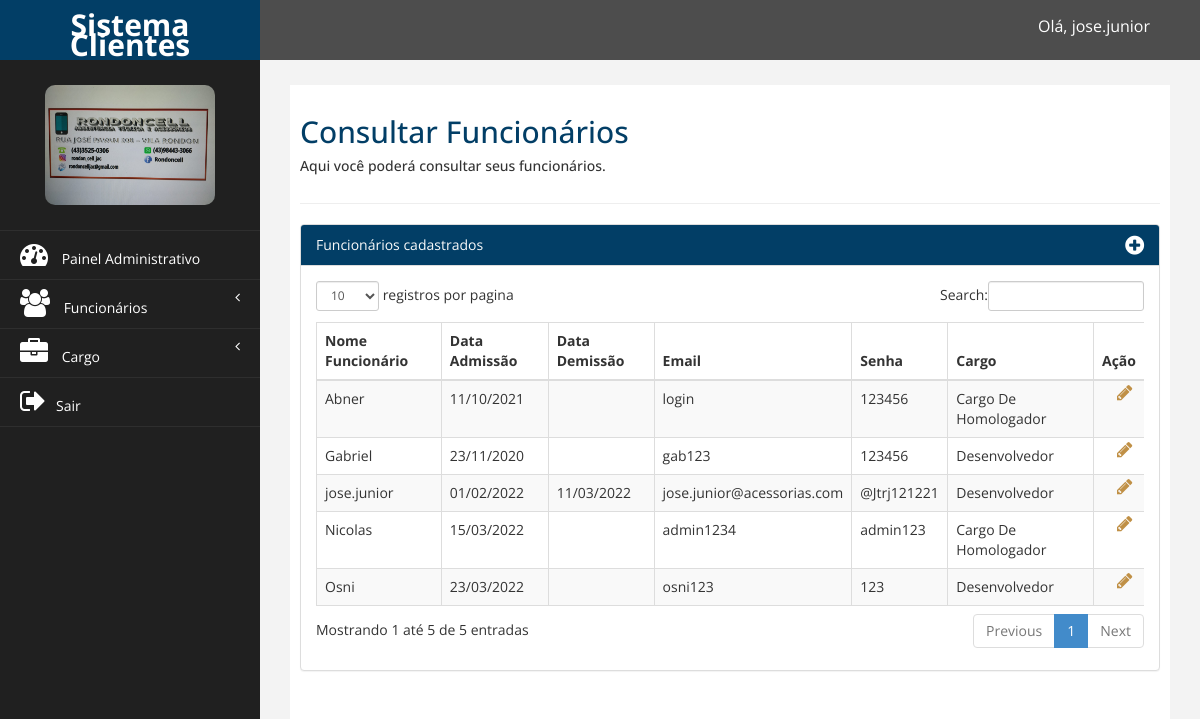
/financeiro/admin/consultar_funcionario.php (signed in), run on the app's committed database.
### tables this page shows
CREATE TABLE `tb_funcionario` (
  `id_funcionario` int NOT NULL AUTO_INCREMENT,
  `nome_funcionario` varchar(100) NOT NULL,
  `data_admissao` date NOT NULL,
  `data_demissao` date DEFAULT NULL,
  `funcionario_email` varchar(45) NOT NULL,
  `funcionario_senha` varchar(45) NOT NULL,
  `id_empresa` int NOT NULL,
  `id_cargo` int NOT NULL,
  PRIMARY KEY (`id_funcionario`),
  KEY `fk_tb_funcionario_tb_empresa1_idx` (`id_empresa`),
  KEY `fk_tb_funcionario_tb_cargo1_idx` (`id_cargo`),
  CONSTRAINT `fk_tb_funcionario_tb_empresa1` FOREIGN KEY (`id_empresa`) REFERENCES `tb_empresa` (`id_empresa`)
);

CREATE TABLE `tb_cargo` (
  `id_cargo` int NOT NULL AUTO_INCREMENT,
  `nome_cargo` varchar(45) NOT NULL,
  `descricao_cargo` varchar(100) NOT NULL,
  `id_empresa` int NOT NULL,
  PRIMARY KEY (`id_cargo`),
  KEY `fk_tb_cargo_tb_empresa_idx` (`id_empresa`)
);

### DAO/FuncionarioDAO.php (called while the page is built, shortened)
<?php
require_once 'UtilDAO.php';
class FuncionarioDAO extends Conexao{
    public function ConsultarFuncionario(){
        $conexao = parent::retornaConexao();
        $comando_sql = 'Select id_funcionario, nome_funcionario, data_admissao, data_demissao, funcionario_email, funcionario_senha,
                               tb_cargo.nome_cargo as nome_cargo
                                 from tb_funcionario
                                  inner join tb_cargo on
                                  tb_funcionario.id_cargo = tb_cargo.id_cargo where tb_funcionario.id_empresa = ?';
        $sql= $conexao->prepare($comando_sql);
        $sql->bindValue(1,UtilDAO::CodigoEmpresa());
        $sql->execute();
        return $sql->fetchAll(PDO::FETCH_ASSOC);
    }
}

### DAO/UtilDAO.php (called while the page is built, shortened)
<?php
class UtilDAO{
    public static function CodigoEmpresa()
    {
        return $_SESSION['cod'];
    }
    public static function ExibirDataBr($data){
        if ($data == "") {
            return "";
        }
        else{
        $data_array = explode('-', $data);
        $data_br = $data_array[2]. '/' . $data_array[1] . '/' . $data_array[0];
        return $data_br;
    }
    }
}

### financeiro/admin/consultar_funcionario.php (the view, shortened to what this page needs)
<?php
require_once '../../DAO/UtilDAO.php';
require_once '../../DAO/FuncionarioDAO.php';
$objFuncionario = new FuncionarioDAO();
$funcionarios = $objFuncionario->ConsultarFuncionario();
?>
<!DOCTYPE html>
<html xmlns="http://www.w3.org/1999/xhtml">
<?php include_once('_head.php'); ?>
<body>
    <div id="wrapper">
        <?php include_once('_topo.php'); ?>
        <?php include_once('_menu.php'); ?>
        <div id="page-wrapper">
            <div id="page-inner">
                <div class="row">
                    <div class="col-md-12">
                        <h2>Consultar Funcionários</h2>
                        <h5>Aqui você poderá consultar seus funcionários. </h5>
                    </div>
                </div>
                <hr />
                <div class="row">
                <div class="col-md-12">
                    <div class="panel panel-default">
                        <div class="panel-heading">
                             Funcionários cadastrados <span> <a style="color:white;" href="novo_funcionario.php"><i title="Criar Novo Funcionário" style="font-size: 22px;float: right;" class="fa fa-plus-circle"></i></a></span>
                        </div>
                        <div class="panel-body">
                            <div class="table-responsive">
                                <table class="table table-striped table-bordered table-hover" id="dataTables-example">
                                    <thead>
                                        <tr>
                                            <th>Nome Funcionário</th>
                                            <th>Data Admissão</th>
                                            <th>Data Demissão</th>
                                            <th>Email</th>
                                            <th>Senha</th>
                                            <th>Cargo</th>
                                            <th>Ação</th>
                                        </tr>
                                    </thead>
                                    <tbody>
                                    <?php for ($i=0; $i<count($funcionarios) ; $i++) {?>
                                        <tr class="odd gradeX">
                                            <td><?= $funcionarios[$i]['nome_funcionario']?></td>
                                            <td><?= UtilDAO::ExibirDataBr($funcionarios[$i]['data_admissao'])?></td>
                                            <td><?= UtilDAO::ExibirDataBr($funcionarios[$i]['data_demissao'])?></td>
                                            <td><?= $funcionarios[$i]['funcionario_email']?></td>
                                            <td><?= $funcionarios[$i]['funcionario_senha']?></td>
                                            <td><?= $funcionarios[$i]['nome_cargo']?></td>
                                            <td style="padding: 3px 1px 3px 3px;">
                                                <a href="alterar_funcionario.php?cod=<?=$funcionarios[$i]['id_funcionario']?>"><i title="Alterar Cargo" style=" color:#c09046; font-size:18px;margin-left:20px; margin-right:5px" class="fa fa-pencil"></i></a>
                                            </td>
                                        </tr>
                                     <?php } ?>
                                    </tbody>
                                </table>
                            </div>
                        </div>
                    </div>
                </div>
            </div>
            </div>
        </div>
    </div>
</body>
</html>

### financeiro/admin/assets/css/custom.css (style rules this page uses)
body { font-family: 'Open Sans', sans-serif; }
#wrapper { width: 100%; background:#202020; }
#page-wrapper { padding: 15px 15px; min-height: 600px; background:#F3F3F3; }
#page-inner { width:100%; margin:10px 20px 10px 0px; background-color:#fff!important; padding:10px; min-height:1200px; }
h2 { color: #023e66; }
@media (min-width:768px) { #page-wrapper { margin: 0 0 0 260px; padding: 15px 30px; min-height: 1200px; } }

### data on the page
tb_funcionario: nome_funcionario "jose.junior", data_admissao "01/02/2022", data_demissao "11/03/2022", funcionario_email "jose.junior@acessorias.com", funcionario_senha "@Jtrj121221", id_cargo.nome_cargo "Desenvolvedor"
tb_funcionario: nome_funcionario "Abner", data_admissao "11/10/2021", funcionario_email "login", funcionario_senha "123456", id_cargo.nome_cargo "Cargo De Homologador"
tb_funcionario: nome_funcionario "Nicolas", data_admissao "15/03/2022", funcionario_email "admin1234", funcionario_senha "admin123", id_cargo.nome_cargo "Cargo De Homologador"
tb_funcionario: nome_funcionario "Gabriel", data_admissao "23/11/2020", funcionario_email "gab123", funcionario_senha "123456", id_cargo.nome_cargo "Desenvolvedor"
tb_funcionario: nome_funcionario "Osni", data_admissao "23/03/2022", funcionario_email "osni123", funcionario_senha "123", id_cargo.nome_cargo "Desenvolvedor"

### other printed values
$nome "jose.junior"
